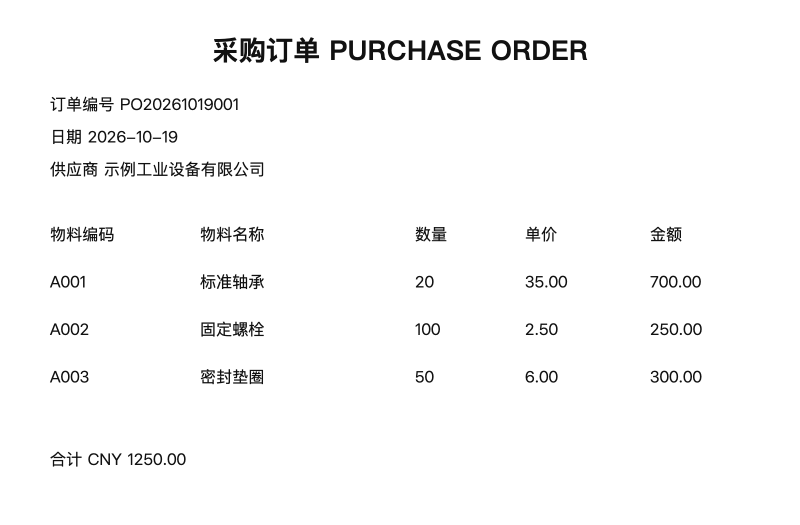
#> input picture tests/fixtures/example-purchase-order.png, 1600 x 1050 px (shown at 1/2 size)
$ python -i rectification.py   (imports and definitions only)
#> lines starting #> are read from the running program, lines starting #| are printed output that depends on the picture; after the words box and inside, x2 and y2 are one past the last pixel; in counts of white or black regions, pixels touching at a corner belong together
#> further down, picture is the input picture: shape (1050, 1600, 3); min 17, max 255, mean 249
"""Align detected text directions without detecting or cropping paper edges."""
import cv2
import numpy as np


def align_text(image, boxes):
    if boxes is None:
        raise ValueError('未检测到清晰文字，无法判断文字方向，请换一张清晰图片。')
    horizontal, vertical = [], []
    for box in np.asarray(boxes,dtype=np.float32).reshape(-1,4,2):
        top = ((box[1]-box[0])+(box[2]-box[3]))/2
        side = ((box[3]-box[0])+(box[2]-box[1]))/2
        if np.linalg.norm(top) < 1.5*np.linalg.norm(side):
            continue
        horizontal.append(np.degrees(np.arctan2(top[1],top[0])))
        vertical.append(np.degrees(np.arctan2(side[0],side[1])))
    if not horizontal:
        raise ValueError('文字方向未能可靠判断，请上传包含清晰文字行的图片。')
    h,v = float(np.median(horizontal)),float(np.median(vertical))
    if np.percentile(horizontal,90)-np.percentile(horizontal,10)>5 or abs(h)>20 or abs(v)>20 or np.median(np.abs(np.array(horizontal)-h))>3 or np.median(np.abs(np.array(vertical)-v))>3:
        raise ValueError('文字方向差异较大，无法可靠自动拉正，请重新拍摄。')
    changed = max(abs(h),abs(v)) >= .35
    height,width = image.shape[:2]
    if not changed and max(height,width)<=2200:
        return image, {'changed':False,'angle':h,'matrix':[[1,0,0],[0,1,0]]}
    if not changed:
        h=v=0
    h,v = np.radians([h,v])
    basis=np.array([[np.cos(h),np.sin(v)],[np.sin(h),np.cos(v)]])
    transform=np.linalg.inv(basis)
    frame=np.float32([[0,0],[width-1,0],[width-1,height-1],[0,height-1]])@transform.T
    minimum=np.floor(frame.min(axis=0))
    size=np.ceil(frame.max(axis=0))-minimum+1
    matrix=np.column_stack((transform,-minimum))
    scale=min(1.,2200/max(size))
    matrix*=scale
    out_width,out_height=np.ceil(size*scale).astype(int)
    corrected=cv2.warpAffine(image,matrix,(out_width,out_height),flags=cv2.INTER_CUBIC,borderValue=(255,255,255))
    return corrected, {'changed':changed,'angle':float(np.degrees(h)),'matrix':matrix.tolist()}


def text_boxes(image):
    """Estimate text-line angles using image morphology, without legacy OCR weights."""
    gray = cv2.cvtColor(image, cv2.COLOR_BGR2GRAY)
    ink = cv2.adaptiveThreshold(gray,255,cv2.ADAPTIVE_THRESH_GAUSSIAN_C,cv2.THRESH_BINARY_INV,31,15)
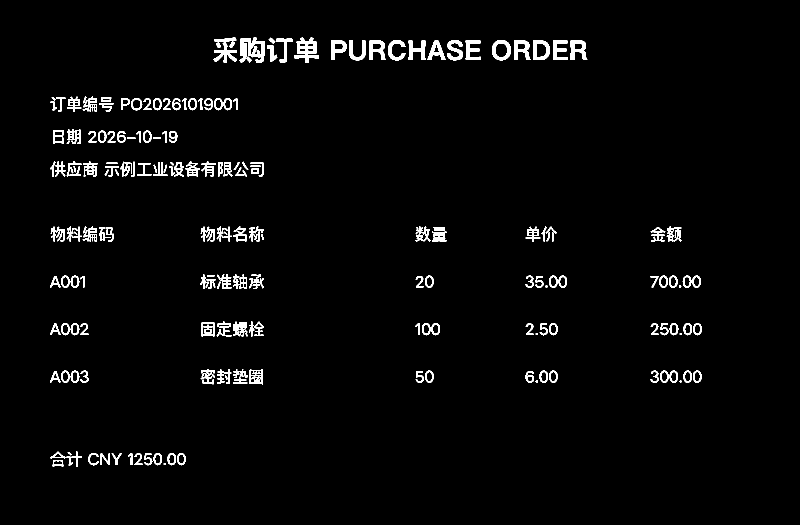
#> ink: shape (1050, 1600) (shown at 1/2 size); 2.6% white; 220 white regions (12 under 20 px), largest, box (x1, y1, x2, y2) and area: (479, 75, 529, 126) 1503, (589, 75, 638, 126) 1211, (427, 84, 474, 125) 774
    height,width = gray.shape
#> height = 1050; width = 1600
    for kernel in (np.ones((1,max(40,width//12)),np.uint8), np.ones((max(40,height//12),1),np.uint8)):
        ink = cv2.subtract(ink,cv2.morphologyEx(ink,cv2.MORPH_OPEN,kernel))
    joined = cv2.dilate(ink,np.ones((3,max(9,width//80)),np.uint8))
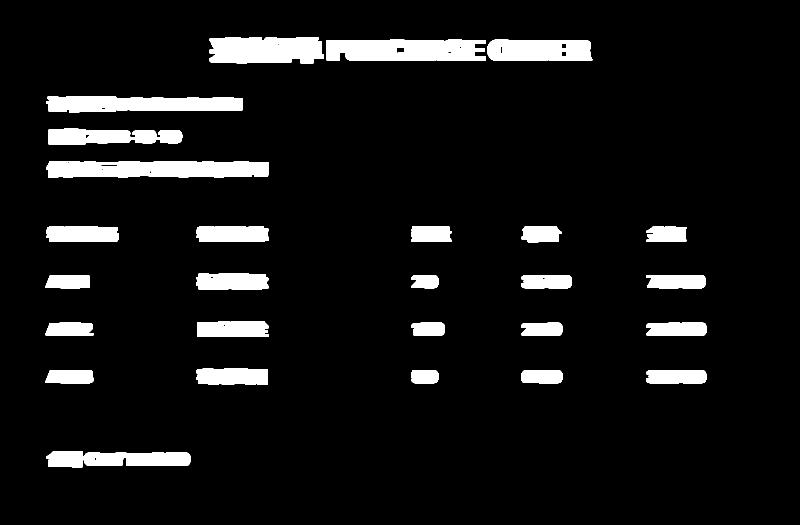
#> joined: shape (1050, 1600) (shown at 1/2 size); 7.5% white; 27 white regions
    contours,_ = cv2.findContours(joined,cv2.RETR_EXTERNAL,cv2.CHAIN_APPROX_SIMPLE)
#> contours = 27 contours; largest, box (x1, y1, x2, y2) and area: (92, 322, 537, 355) 13131, (653, 79, 972, 122) 12202, (418, 74, 648, 127) 10613, (92, 192, 485, 225) 10404, (975, 79, 1185, 122) 8175
    boxes=[]
    for contour in contours:
        (x,y),(w,h),angle = cv2.minAreaRect(contour)
        if w < h:
            w,h,angle=h,w,angle+90 if angle < 0 else angle-90
        if w < max(25,width*.03) or h < 5 or w < 2*h or h > height*.15:
            continue
        a=np.radians(angle)
        along=np.array([np.cos(a),np.sin(a)])*w/2
        down=np.array([-np.sin(a),np.cos(a)])*h/2
        center=np.array([x,y])
        boxes.append([center-along-down,center+along-down,center+along+down,center-along+down])
#> this loop made 27 passes
#> (x, y, w, h, along, down) on passes 1 to 12: (236, 918, 288, 32, [144, 0], [0, 16]), (1352, 753, 120, 26, [60, 0], [0, 13]), (1083, 753, 82, 26, [41, 0], [0, 13]), (849, 753, 54, 26, [27, 0], [0, 13]), (138.5, 753, 95, 26, [47.5, 0], [0, 13]), (463.5, 753, 143, 32, [71.5, 0], [0, 16]), (1352.5, 658, 121, 26, [60.5, 0], [0, 13]), (1083, 658, 82, 26, [41, 0], [0, 13]), (855.5, 658, 67, 26, [33.5, 0], [0, 13]), (138.5, 658, 95, 26, [47.5, 0], [0, 13]), (465.5, 657.5, 143, 31, [71.5, 0], [0, 15.5]), (1351.5, 563, 119, 26, [59.5, 0], [0, 13])
#> after the loop, boxes = 27 items
    return np.array(boxes) if boxes else None

>>> import cv2
>>> picture = cv2.imread('tests/fixtures/example-purchase-order.png')
>>> result = text_boxes(picture)

$ run again, on tests/fixtures/manual-first-four-columns.png
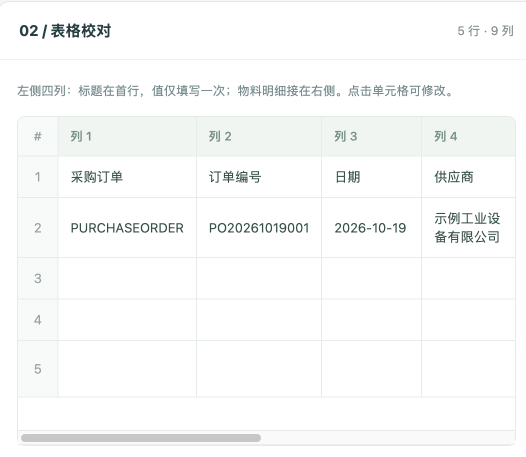
#> input picture tests/fixtures/manual-first-four-columns.png, 1051 x 913 px (shown at 1/2 size)
#> picture is the input picture: shape (913, 1051, 3); mean B, G, R 249.4, 249.8, 248.7
#> in text_boxes, `ink = cv2.adaptiveThreshold(gray,255,cv2.ADAPTIVE_THRESH_GAUSSIAN_C,cv..`:
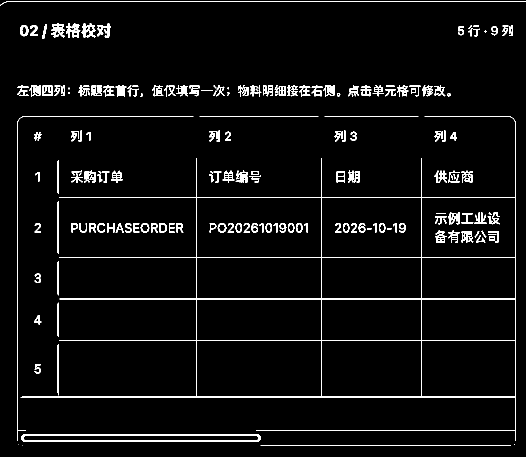
#> ink: shape (913, 1051) (shown at 1/2 size); 4.6% white in thin lines or dots
#> in text_boxes, `joined = cv2.dilate(ink,np.ones((3,max(9,width//80)),np.uint8))`:
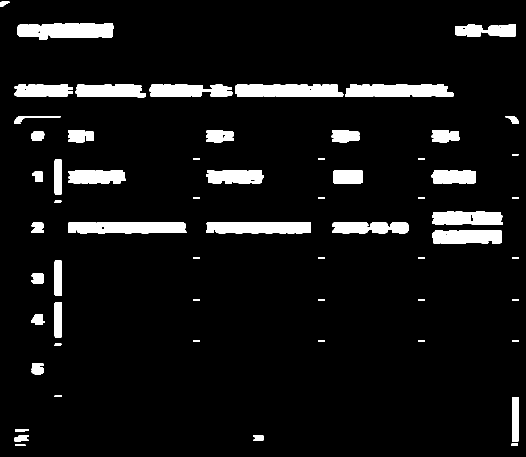
#> joined: shape (913, 1051) (shown at 1/2 size); 7.2% white; 62 white regions
#> contours = 62 contours; largest, box (x1, y1, x2, y2) and area: (34, 46, 228, 79) 5066, (470, 169, 687, 194) 4746, (137, 445, 373, 467) 4704, (690, 169, 907, 194) 4622, (413, 445, 622, 467) 4221
#> the loop in text_boxes, `for contour in contours:` made 62 passes
#> (x, y, w, h, angle, a, along, down) on passes 6, 15, 21, 26, 27, 28: (1030.5, 838, 88, 13, -90, -1.57, [2.69e-15, -44], [6.5, 3.98e-16]), (115.5, 639, 70, 13, -90, -1.57, [2.14e-15, -35], [6.5, 3.98e-16]), (115.5, 556, 70, 13, -90, -1.57, [2.14e-15, -35], [6.5, 3.98e-16]), (933, 473, 138, 26, 0, 0, [69, 0], [0, 13]), (740, 455.5, 152, 21, 0, 0, [76, 0], [0, 10.5]), (517, 455.5, 208, 21, 0, 0, [104, 0], [0, 10.5])
#> after the loop in text_boxes, `for contour in contours:`: boxes = 25 items

$ run again, on tests/fixtures/perspective-purchase-order.png
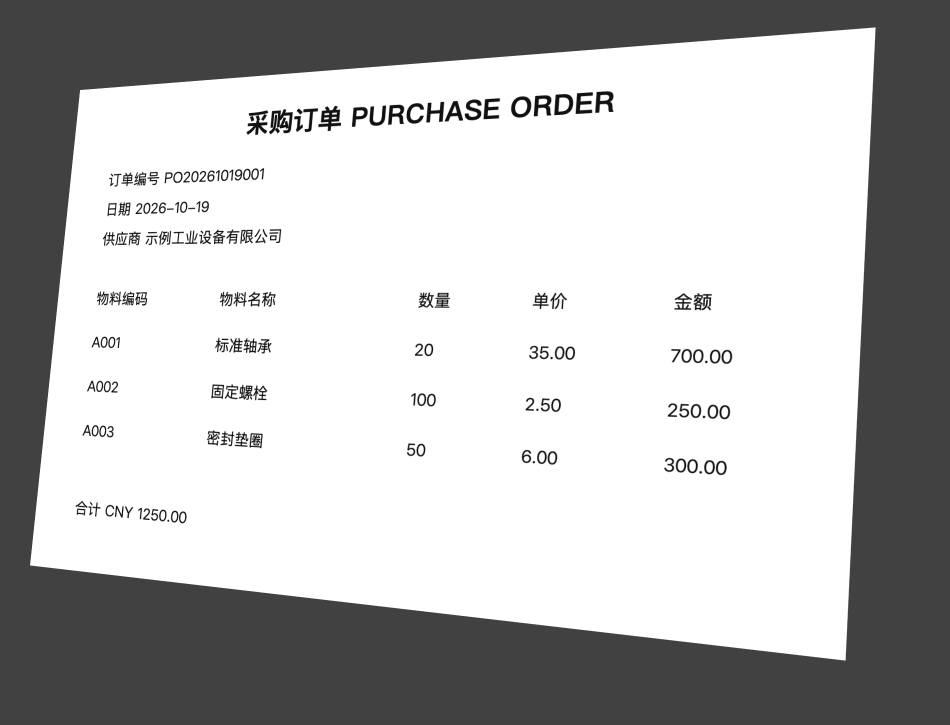
#> input picture tests/fixtures/perspective-purchase-order.png, 1900 x 1450 px (shown at 1/2 size)
#> picture is the input picture: shape (1450, 1900, 3); min 17, max 255, mean 184.9
#> in text_boxes, `ink = cv2.adaptiveThreshold(gray,255,cv2.ADAPTIVE_THRESH_GAUSSIAN_C,cv..`:
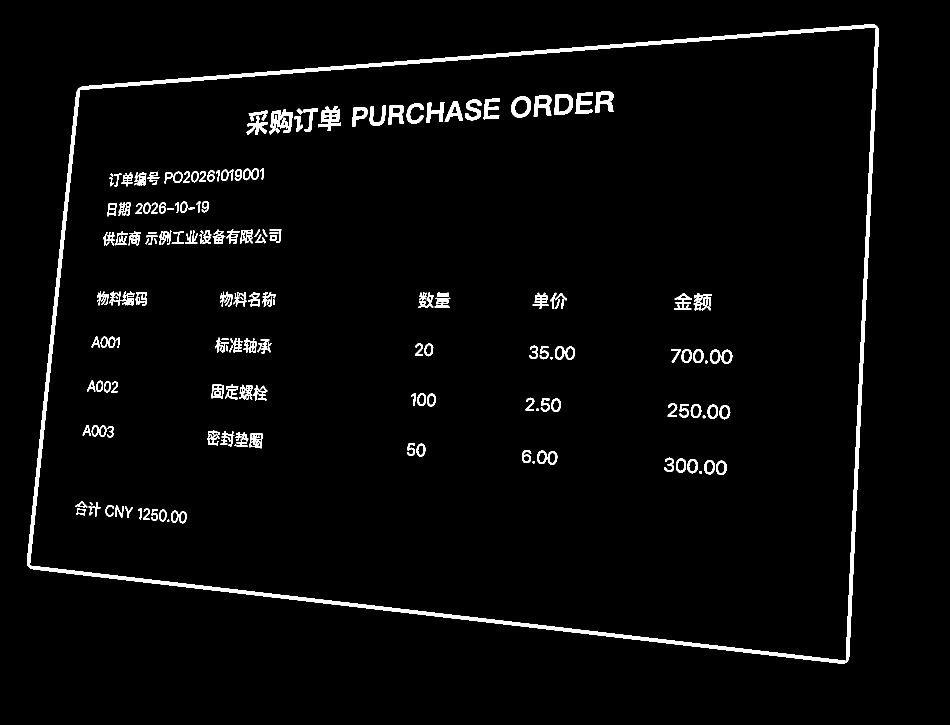
#> ink: shape (1450, 1900) (shown at 1/2 size); 2.9% white; 209 white regions (8 under 20 px), largest, box (x1, y1, x2, y2) and area: (54, 49, 1758, 1327) 38523, (538, 219, 586, 269) 1232, (637, 212, 682, 262) 1094
#> in text_boxes, `joined = cv2.dilate(ink,np.ones((3,max(9,width//80)),np.uint8))`:
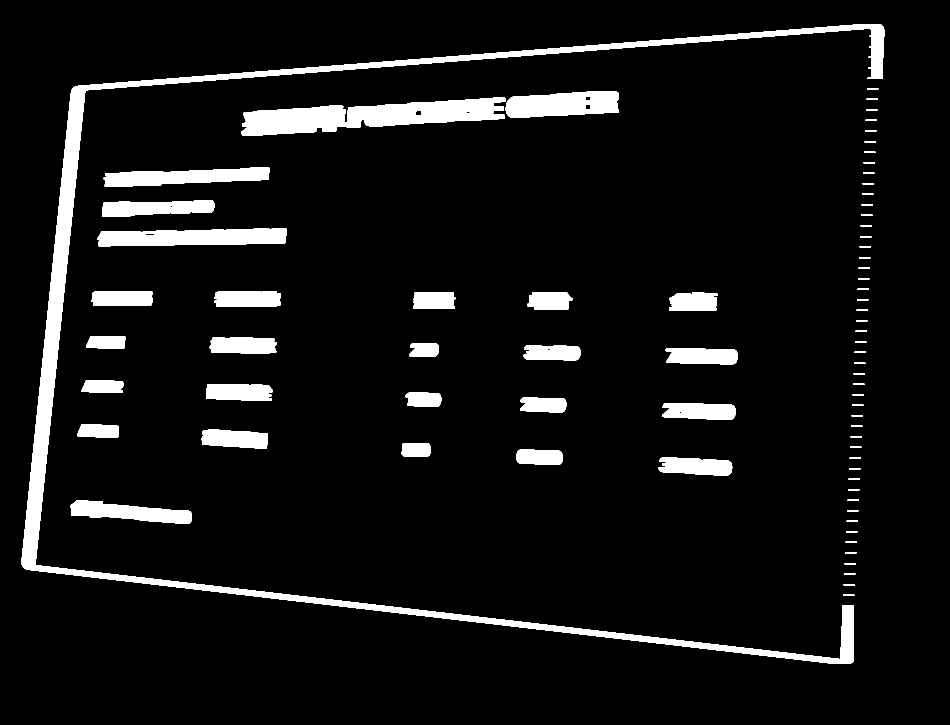
#> joined: shape (1450, 1900) (shown at 1/2 size); 7.2% white; 76 white regions
#> contours = 76 contours; largest, box (x1, y1, x2, y2) and area: (43, 48, 1769, 1328) 65356, (482, 195, 1011, 271) 22009, (195, 457, 574, 493) 10754, (1011, 182, 1238, 236) 9460, (207, 335, 539, 374) 8304
#> the loop in text_boxes, `for contour in contours:` made 76 passes
#> (x, y, w, h, angle, a, along, down) on passes 10, 16, 17, 19, 21, 23: (261.6, 1023.7, 244.5, 32.79, 4.3, 0.075, [121.9, 9.16], [-1.23, 16.35]), (1390.7, 932.2, 146.9, 31.75, 3.27, 0.0571, [73.32, 4.19], [-0.906, 15.85]), (1078.9, 914, 92.29, 29.26, 1.97, 0.0345, [46.12, 1.59], [-0.504, 14.62]), (832, 899.5, 58, 27, 0, 0, [29, 0], [0, 13.5]), (469, 877.6, 131.8, 33.27, 3.75, 0.0655, [65.78, 4.31], [-1.09, 16.6]), (196, 861.5, 83.03, 25.78, 3.37, 0.0588, [41.44, 2.44], [-0.757, 12.87])
#> after the loop in text_boxes, `for contour in contours:`: boxes = 26 items
